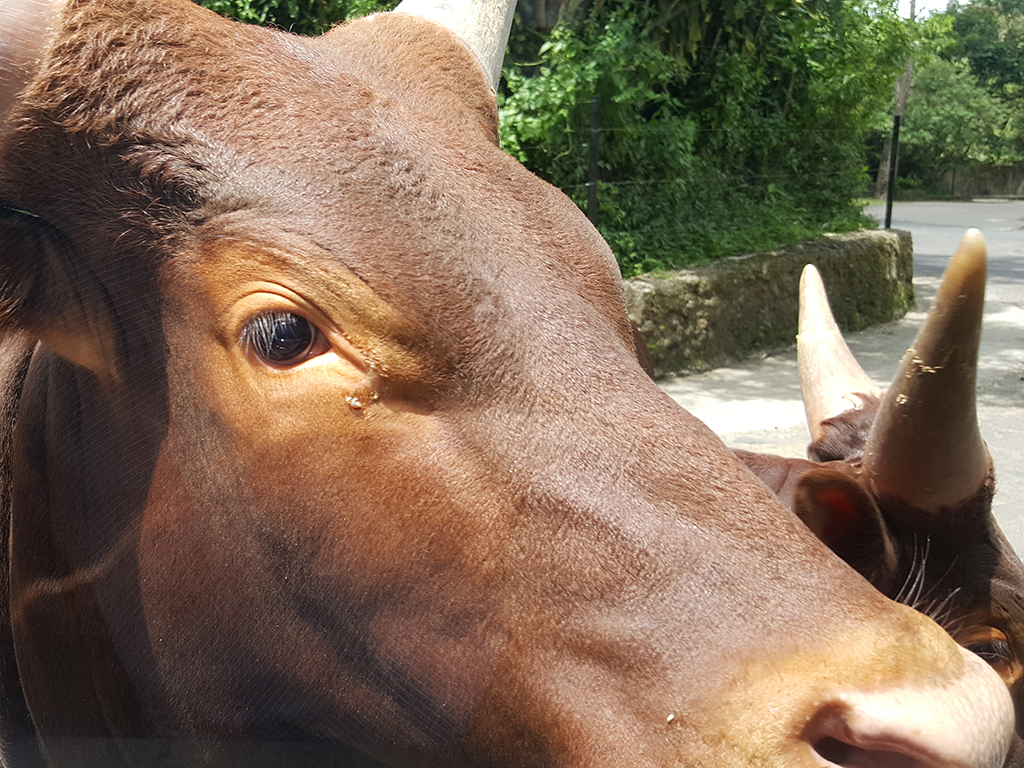
#> input picture images/ani1.jpg, 1024 x 768 px
$ python thresholding.py --image ../images/ani1.jpg
#> lines starting #> are read from the running program, lines starting #| are printed output that depends on the picture; after the words box and inside, x2 and y2 are one past the last pixel; in counts of white or black regions, pixels touching at a corner belong together
# 필요한 패키지를 import함
from __future__ import print_function
import argparse
import cv2
from matplotlib import pyplot as plt

def thresholding_image(img, thresh=-1):
	if thresh < 0:
		option = cv2.THRESH_BINARY + cv2.THRESH_OTSU
	else:
		option = cv2.THRESH_BINARY

	th, dst = cv2.threshold(img, thresh, 255, option)

	return th, dst

if __name__ == "__main__" :
	# 명령행 인자 처리
	ap = argparse.ArgumentParser()
	ap.add_argument('-i', '--image', required = True, \
			help = 'Path to the input image')
	args = vars(ap.parse_args())

	filename = args['image']

	# OpenCV를 사용하여 영상 데이터 로딩
	image = cv2.imread(filename)
#> image is the input picture: shape (768, 1024, 3); mean B, G, R 87.3, 107.5, 128.3

	# Grayscale 영상으로 변환
	gray = cv2.cvtColor(image, cv2.COLOR_BGR2GRAY)
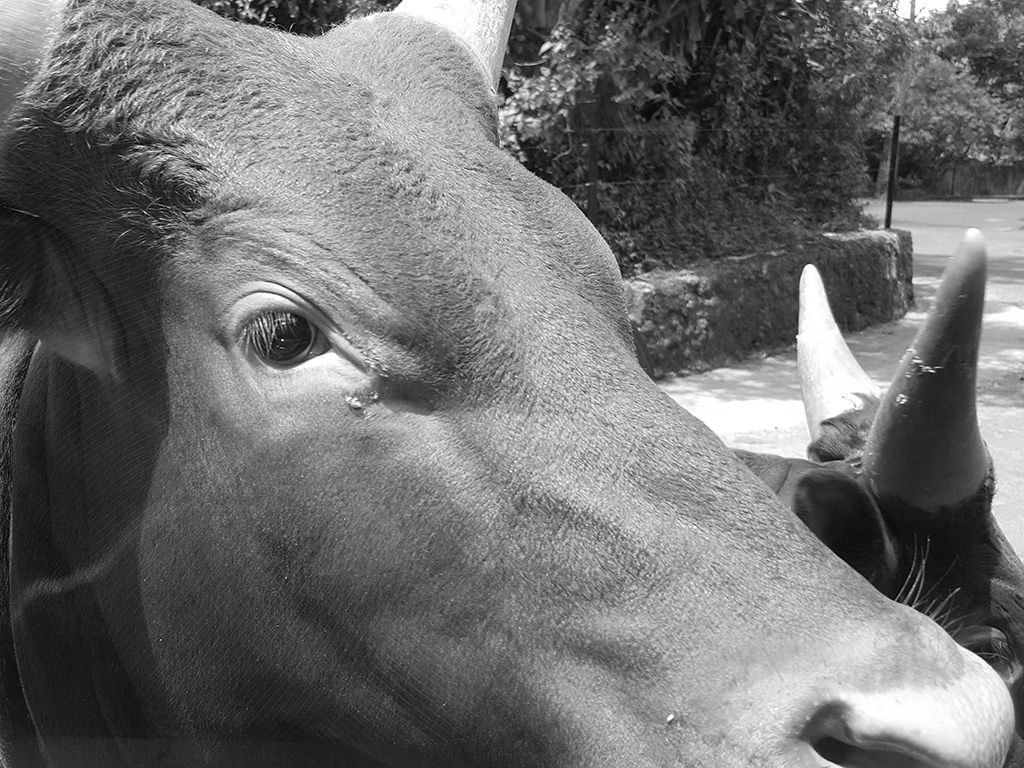
#> gray: shape (768, 1024); min 0, max 255, mean 111.4

	# thresholding 수행
	th1, dst1 = thresholding_image(gray, 127)
#> in thresholding_image, `th, dst = cv2.threshold(img, thresh, 255, option)`:
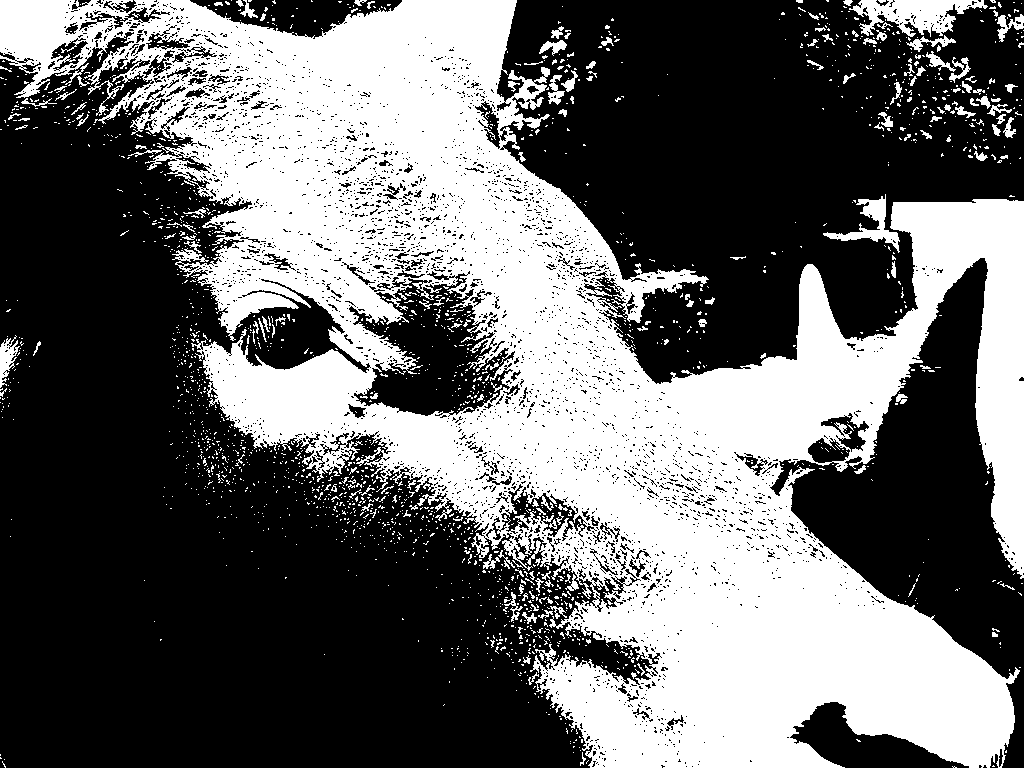
#> dst: shape (768, 1024); 41% white; 2075 white regions (1917 under 20 px), largest, box (x1, y1, x2, y2) and area: (0, 0, 1024, 768) 303430, (849, 0, 988, 37) 2684, (823, 194, 900, 253) 1176
#> in thresholding_image, `th, dst = cv2.threshold(img, thresh, 255, option)`: th = 127
#> th1 = 127
	print('global threshold (without blurring): ', th1)
#| global threshold (without blurring):  127.0

	# blurring 적용후 Otsu thresholding 수행
	blur = cv2.GaussianBlur(gray, (5,5), 0)
	th2, dst2 = thresholding_image(blur)
#> call 2 of thresholding_image, with thresh = -1
#> in thresholding_image (call 2), `th, dst = cv2.threshold(img, thresh, 255, option)`:
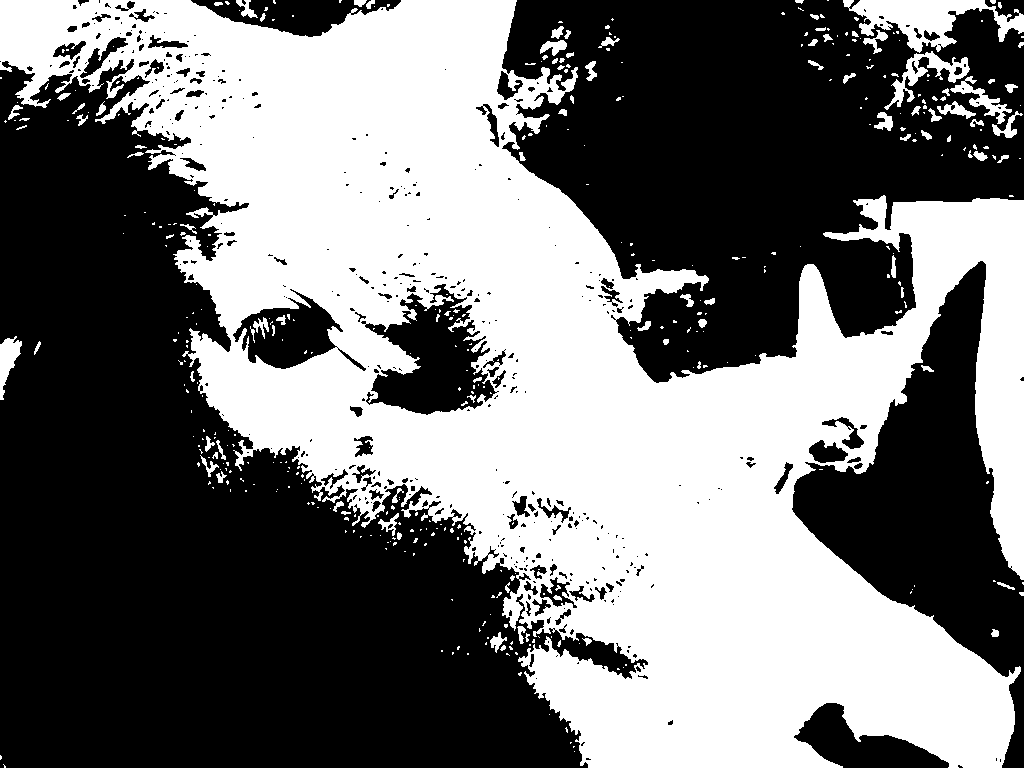
#> dst: shape (768, 1024); 45.5% white; 414 white regions (318 under 20 px), largest, box (x1, y1, x2, y2) and area: (0, 0, 1024, 768) 343647, (843, 0, 1024, 53) 4310, (884, 51, 970, 110) 1313
#> in thresholding_image (call 2), `th, dst = cv2.threshold(img, thresh, 255, option)`: th = 116
#> th2 = 116
	print('optimal threshold (after blurring) with Otsu: ', th2)
#| optimal threshold (after blurring) with Otsu:  116.0

	# thresholding 결과 표시
	plt.subplot(2, 3, 1), plt.imshow(gray, 'gray')
	plt.title('original'), plt.xticks([]), plt.yticks([])
	plt.subplot(2, 3, 2)
	plt.hist(gray.ravel(), 256, density=True, color='k')
	plt.title('histogram'), plt.axis([0, 255, 0, 0.02]), plt.yticks([])
	plt.subplot(2, 3, 3), plt.imshow(dst1, 'gray')
	plt.title('thresholding(127)'), plt.xticks([]), plt.yticks([])

	plt.subplot(2, 3, 4), plt.imshow(blur, 'gray')
	plt.title('blurring'), plt.xticks([]), plt.yticks([])
	plt.subplot(2, 3, 5), plt.hist(blur.ravel(), 256)
	plt.title('histogram'), plt.xlim([0, 256]), plt.yticks([])
	plt.subplot(2, 3, 6), plt.imshow(dst2, 'gray')
	plt.title('Otsu'), plt.xticks([]), plt.yticks([])

	plt.show()
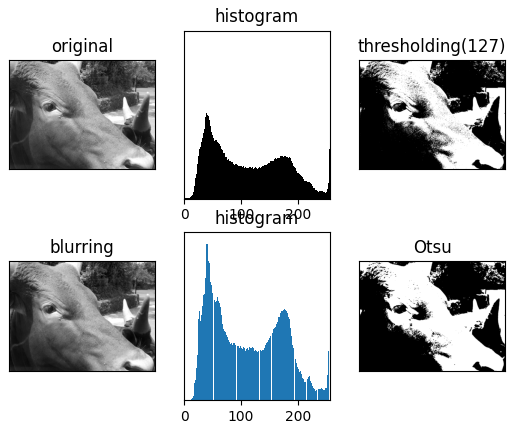
#> figure drawn by matplotlib, 6 panels

$ run again, on images/ani3.jpg
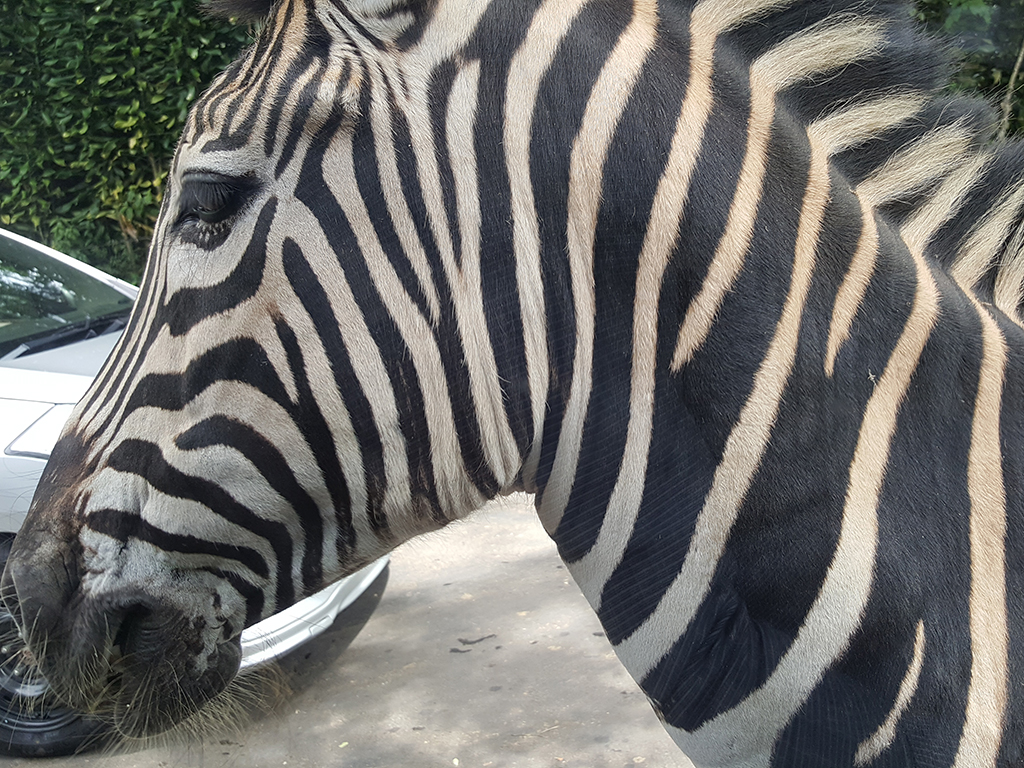
#> input picture images/ani3.jpg, 1024 x 768 px
#> image is the input picture: shape (768, 1024, 3); mean B, G, R 108.6, 111.4, 111.8
#> in thresholding_image, `th, dst = cv2.threshold(img, thresh, 255, option)`:
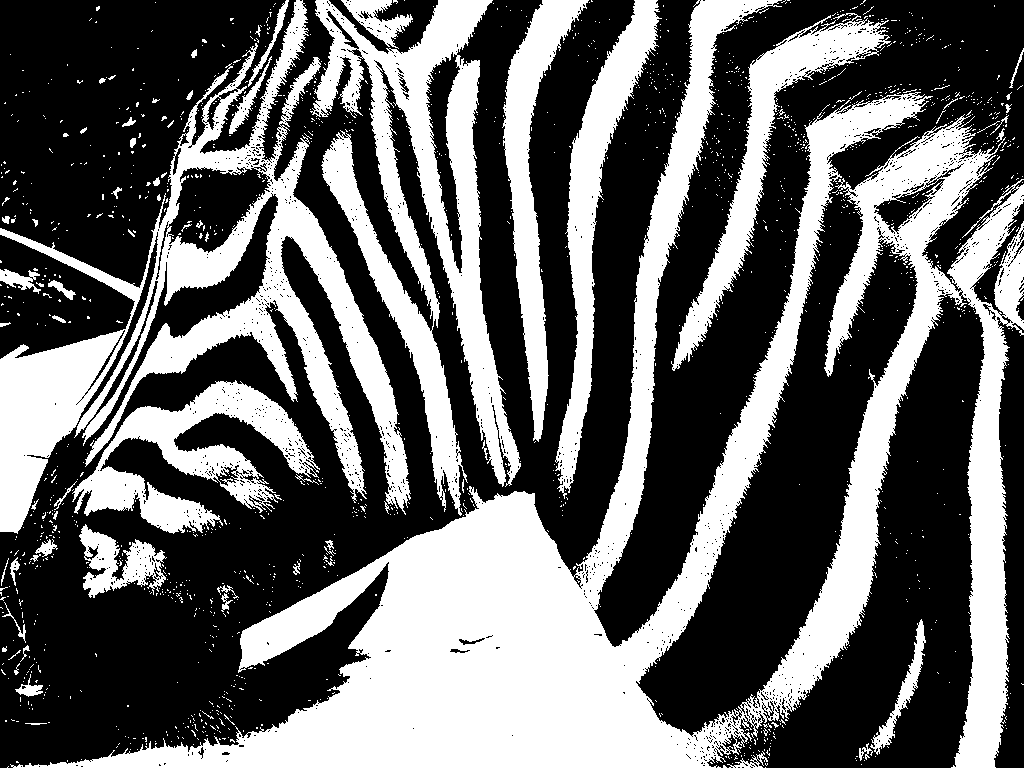
#> dst: shape (768, 1024); 39.5% white; 1566 white regions (1499 under 20 px), largest, box (x1, y1, x2, y2) and area: (10, 0, 1024, 768) 162934, (0, 0, 411, 534) 48850, (310, 0, 521, 516) 35515
#> th = 127
#| global threshold (without blurring):  127.0
#> in thresholding_image (call 2), `th, dst = cv2.threshold(img, thresh, 255, option)`:
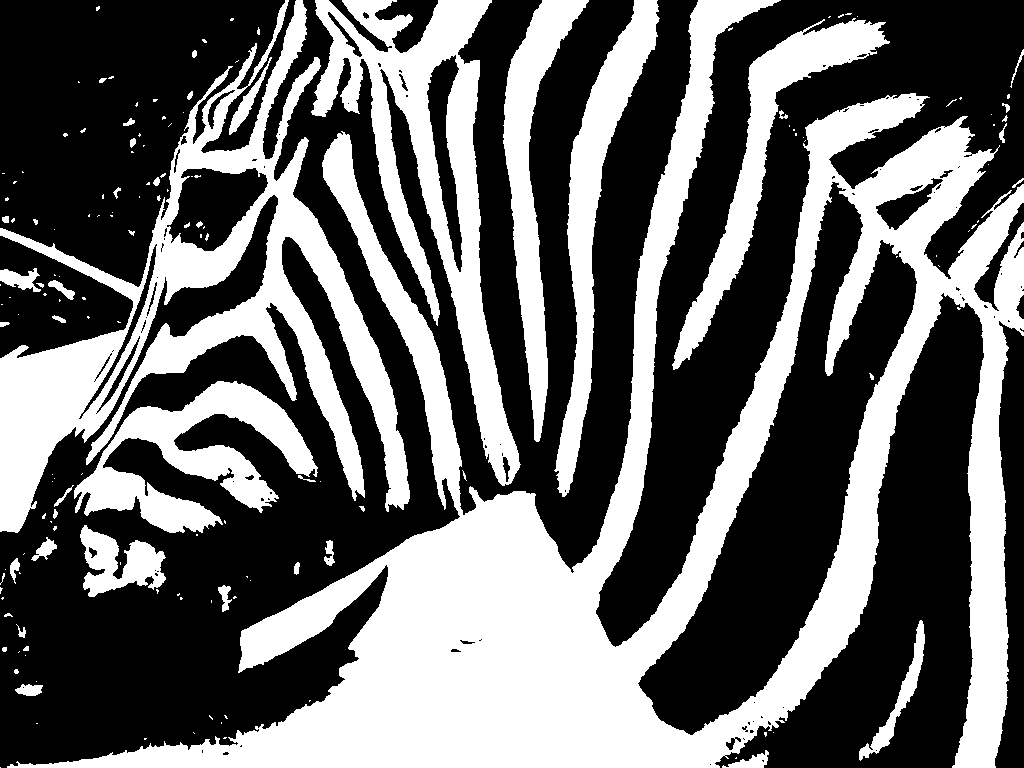
#> dst: shape (768, 1024); 40.5% white; 162 white regions (112 under 20 px), largest, box (x1, y1, x2, y2) and area: (7, 0, 1024, 768) 177511, (0, 0, 410, 533) 51732, (311, 0, 521, 486) 28401
#> th = 122
#| optimal threshold (after blurring) with Otsu:  122.0

$ run again, on images/cable_roi1.jpg
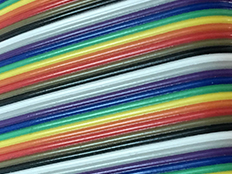
#> input picture images/cable_roi1.jpg, 232 x 174 px
#> image is the input picture: shape (174, 232, 3); mean B, G, R 119.7, 125.1, 120.9
#> in thresholding_image, `th, dst = cv2.threshold(img, thresh, 255, option)`:
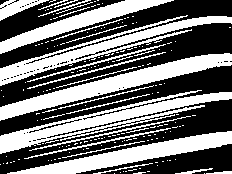
#> dst: shape (174, 232); 44.6% white; 179 white regions (151 under 20 px), largest, box (x1, y1, x2, y2) and area: (0, 90, 232, 154) 3530, (0, 53, 232, 121) 3437, (0, 15, 232, 86) 3058
#> th = 127
#| global threshold (without blurring):  127.0
#> in thresholding_image (call 2), `th, dst = cv2.threshold(img, thresh, 255, option)`:
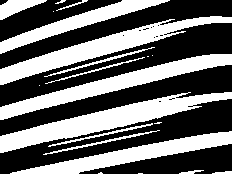
#> dst: shape (174, 232); 42.3% white; 21 white regions (7 under 20 px), largest, box (x1, y1, x2, y2) and area: (0, 92, 232, 153) 3952, (0, 16, 232, 85) 3481, (0, 54, 232, 120) 3304
#> th = 130
#| optimal threshold (after blurring) with Otsu:  130.0
